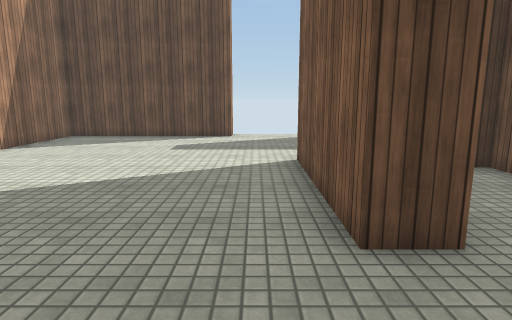
view 1 (above)

15 first-person views from a walk through a Unity game level. The camera is 1.4 m above the floor, tilts 10° down and sees 75° across. The floor is counted in squares, 1 m on a side. Each view is taken from the middle of a square. On the plan, view 1 faces up. The plan holds only what a view shows up to about 15 squares ahead; the rest is blank. Surface patterns are stand-ins for the level's own textures.

view 2
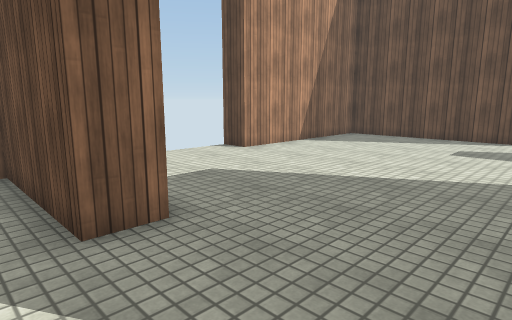

view 3
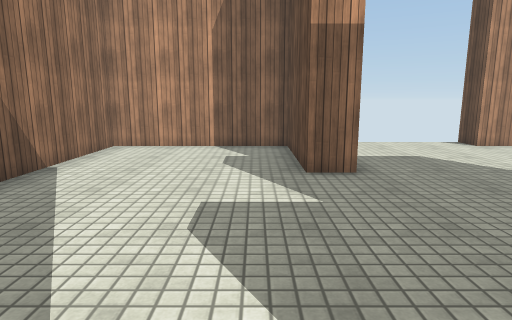

view 4
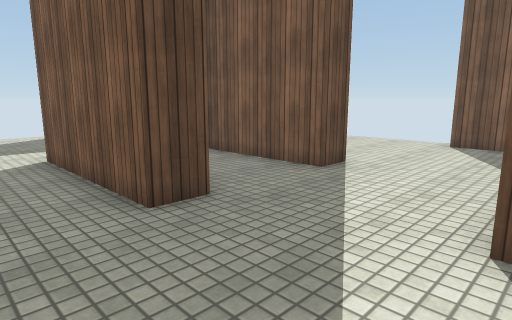

view 5
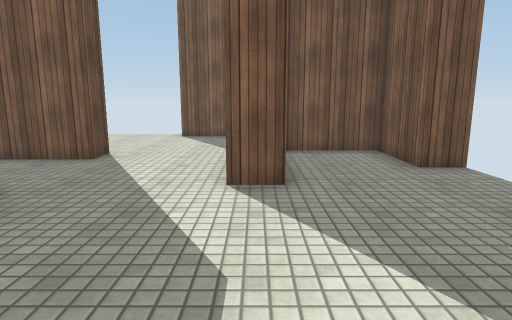

view 6
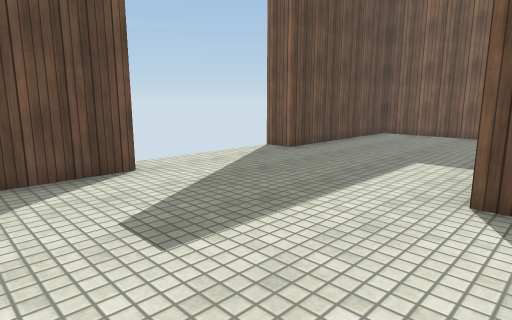

view 7
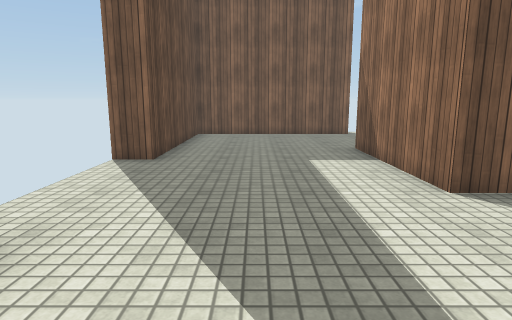

view 8
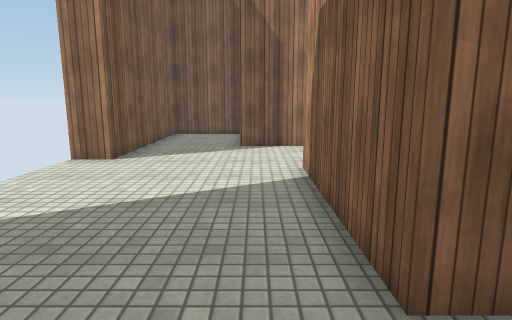

view 9
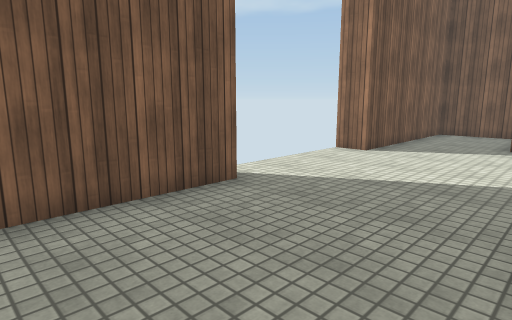

view 10
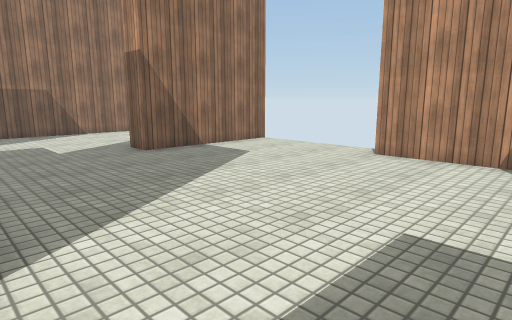

view 11
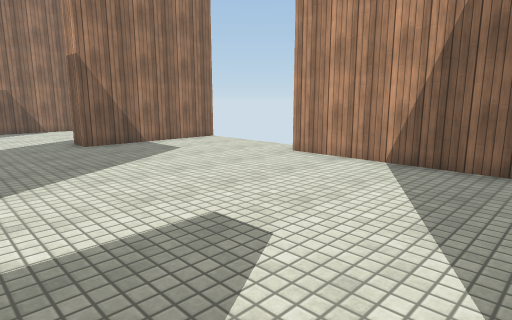

view 12
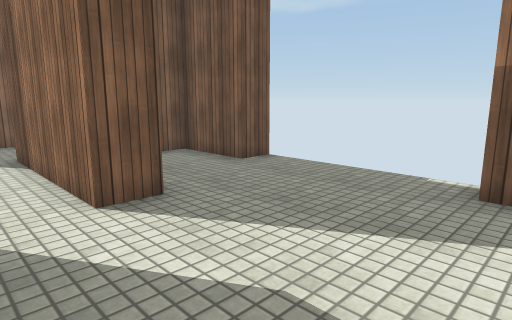

view 13
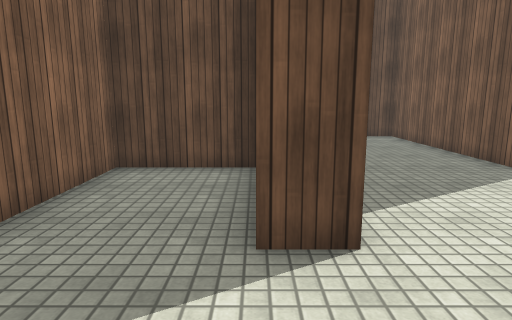

view 14
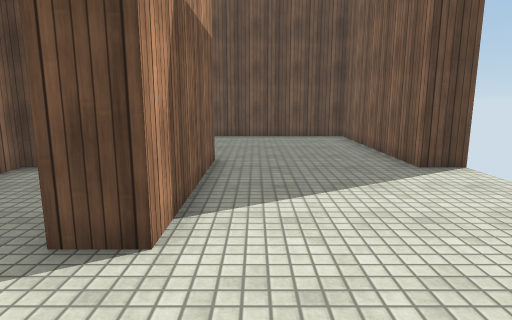

view 15
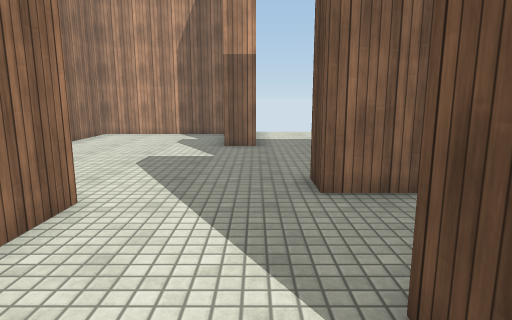

### Floor plan
Points are (right, up) in squares from view 1. A wall is a line through its corners. A room is listed if a view was taken in it or the views show most of it. See-through windows are left out.
Room 1 (views 1, 2, 3, 4, 5, 6, 7, 8, 9, 10, 11, 12, 13, 14, 15)
walls: (1, 3) (1, 8) (6, 8) (6, 3) (5, 3) (5, 7) (2, 7) (2, 3) (1, 3); (2.5, -1.6) (2.5, -0.5) (7.5, -0.5); (-8.6, 2) (-3.5, 2) (-3.5, 1) (-7.5, 1) (-7.5, -4.5) (-1, -4.5); (-1, 14.4) (-1, 13.5) (-7.5, 13.5) (-7.5, 7) (-8.5, 7); (4, -5.6) (4, -4.5) (6.5, -4.5) (6.5, -1.9); (11.6, 7) (10.5, 7) (10.5, 13.5) (4, 13.5) (4, 14.5); (7.6, -4.5) (10.5, -4.5) (10.5, 2) (11.5, 2)

Where each view was taken, in squares from view 1:
view 1: 0 up, 0 right, facing up
view 2: 0 up, 0 right, facing up-left
view 3: 0 up, 3 right, facing left
view 4: 1 down, 1 left, facing up-right
view 5: 1 down, 3 left, facing right
view 6: 7 up, 4 left, facing up-right
view 7: 11 up, 4 left, facing right
view 8: 10 up, 7 right, facing down
view 9: 11 up, 6 right, facing down-right
view 10: 11 up, 1 right, facing down-left
view 11: 13 up, 0 right, facing down-left
view 12: 1 up, 2 left, facing down-right
view 13: 0 up, 5 right, facing up
view 14: 0 up, 7 right, facing up
view 15: 2 up, 7 right, facing left
